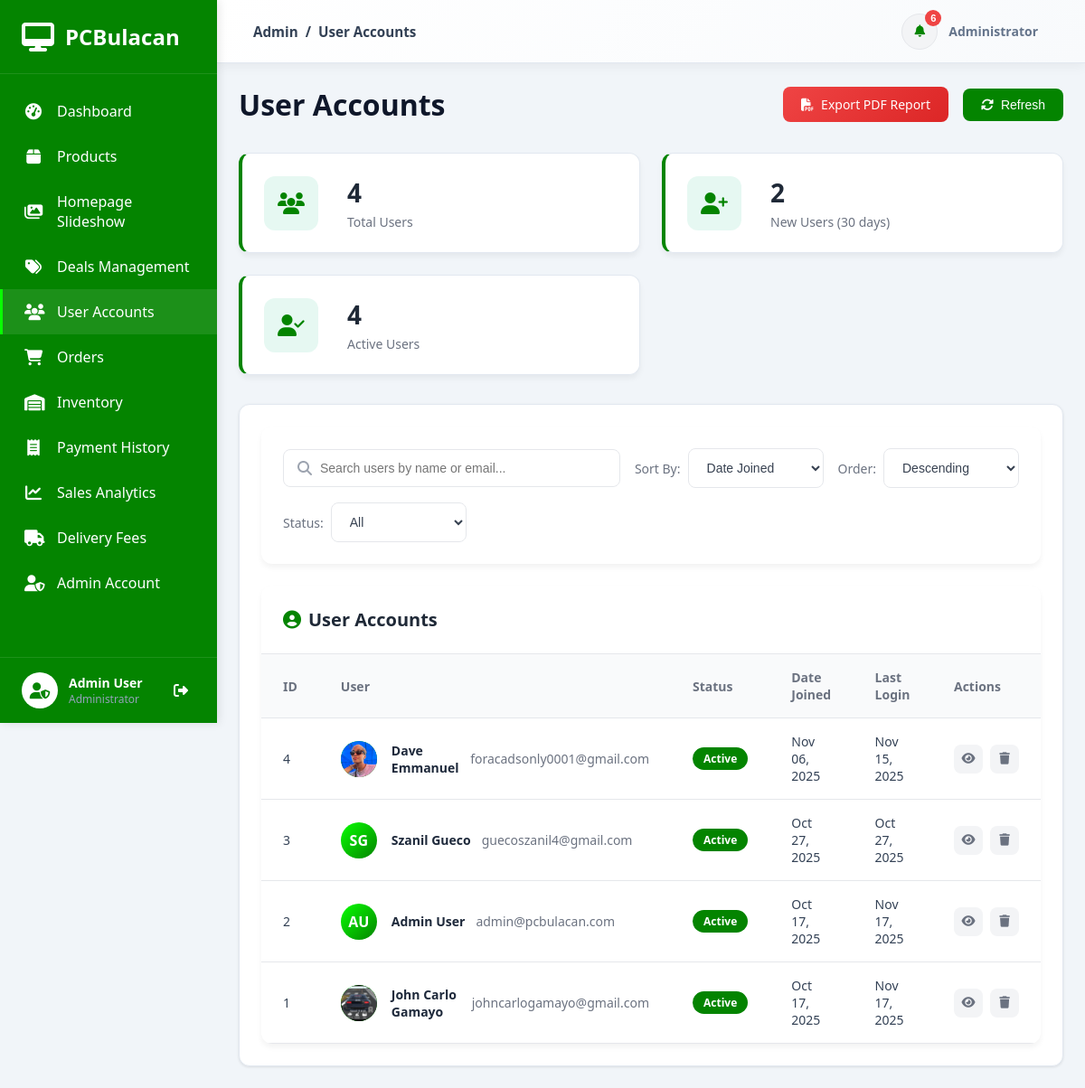
Page /dashboard/users/ (signed in) on the committed database.
### accounts/models.py (models this page shows, shortened)
class User(AbstractUser):
    username = None
    email = models.EmailField(_('email address'), unique=True)
    phone = models.CharField(max_length=20, blank=True, null=True)
    address = models.TextField(blank=True, null=True)
    city = models.CharField(max_length=100, blank=True, null=True)
    state = models.CharField(max_length=100, blank=True, null=True)
    zip_code = models.CharField(max_length=10, blank=True, null=True)
    profile_picture = models.ImageField(upload_to='profile_pictures/', blank=True, null=True)
    USERNAME_FIELD = 'email'
    REQUIRED_FIELDS = ['first_name', 'last_name']
    objects = UserManager()
    class Meta:
        db_table = 'accounts_user'
        verbose_name = 'User'
        verbose_name_plural = 'Users'
        ordering = ['-date_joined']
    def get_full_name(self):
        full_name = f'{self.first_name} {self.last_name}'
        return full_name.strip()

### dashboard/views.py (the view)
# urls.py: path('users/', views.manage_users, name='manage_users'),
@staff_member_required
def manage_users(request):
    from datetime import datetime, timedelta
    from django.db.models import Count, Sum, Q
    users = User.objects.all().order_by('-date_joined')
    total_users = users.count()
    thirty_days_ago = datetime.now() - timedelta(days=30)
    new_users_30days = users.filter(date_joined__gte=thirty_days_ago).count()
    active_users = users.filter(is_active=True).count()
    context = {
        'users': users,
        'total_users': total_users,
        'new_users_30days': new_users_30days,
        'active_users': active_users,
    }
    return render(request, 'dashboard/manage_users.html', context)

### orders/context_processors.py (called while the page is built)
def cart_context(request):
    if request.user.is_authenticated:
        cart, created = Cart.objects.get_or_create(user=request.user)
        return {
            'cart': cart,
            'cart_count': cart.unique_items_count  # Count unique products, not total quantity
        }
    return {
        'cart': None,
        'cart_count': 0
    }

### orders/models.py (called while the page is built)
    @property
    def unique_items_count(self):
        return self.items.count()

### templates/dashboard/manage_users.html (shortened to what this page needs)
{% extends 'admin_base.html' %}
{% load static %}
{% block content %}
{% include 'includes/admin_sidebar.html' %}
<div class="admin-content">
    {% include 'includes/admin_header.html' with page_title="User Accounts" %}
    <div class="dashboard-wrapper">
        <div class="dashboard-header-section">
            <h1 class="dashboard-title">User Accounts</h1>
            <div style="display: flex; gap: 1rem; align-items: center;">
                <a href="{% url 'dashboard:export_users_pdf' %}" class="btn" style="background: linear-gradient(135deg, #ef4444 0%, #dc2626 100%); color: white;">
                    <i class="fas fa-file-pdf"></i> Export PDF Report
                </a>
                <button class="btn btn-outline" id="refreshBtn">
                    <i class="fas fa-sync-alt"></i> Refresh
                </button>
            </div>
        </div>
        <div class="stats-cards">
            <div class="stat-card primary">
                <div class="stat-icon primary">
                    <i class="fas fa-users"></i>
                </div>
                <div class="stat-details">
                    <div class="stat-value">{{ total_users }}</div>
                    <div class="stat-label">Total Users</div>
                </div>
            </div>
            <div class="stat-card success">
                <div class="stat-icon success">
                    <i class="fas fa-user-plus"></i>
                </div>
                <div class="stat-details">
                    <div class="stat-value">{{ new_users_30days }}</div>
                    <div class="stat-label">New Users (30 days)</div>
                </div>
            </div>
            <div class="stat-card warning">
                <div class="stat-icon warning">
                    <i class="fas fa-user-check"></i>
                </div>
                <div class="stat-details">
                    <div class="stat-value">{{ active_users }}</div>
                    <div class="stat-label">Active Users</div>
                </div>
            </div>
        </div>
        <div class="dashboard-card">
            <div class="card-body">
                <div class="filter-bar">
                    <div class="search-box">
                        <i class="fas fa-search"></i>
                        <input type="text" id="searchInput" placeholder="Search users by name or email...">
                    </div>
                    <div class="filter-group">
                        <label for="sortBy">Sort By:</label>
                        <select id="sortBy">
                            <option value="date_joined">Date Joined</option>
                        </select>
                    </div>
                    <div class="filter-group">
                        <label for="sortOrder">Order:</label>
                        <select id="sortOrder">
                            <option value="desc">Descending</option>
                        </select>
                    </div>
                    <div class="filter-group">
                        <label for="statusFilter">Status:</label>
                        <select id="statusFilter">
                            <option value="all">All</option>
                        </select>
                    </div>
                </div>
                <div class="users-table-container">
                    <div class="users-table-header">
                        <h2 class="users-table-title">
                            <i class="fas fa-user-circle"></i> User Accounts
                        </h2>
                    </div>
                    <div class="table-responsive">
                        {% if users %}
                        <table class="users-table">
                            <thead>
                                <tr>
                                    <th>ID</th>
                                    <th>User</th>
                                    <th>Status</th>
                                    <th>Date Joined</th>
                                    <th>Last Login</th>
                                    <th>Actions</th>
                                </tr>
                            </thead>
                            <tbody id="usersTableBody">
                                {% for user in users %}
                                <tr data-user-id="{{ user.id }}" data-name="{{ user.get_full_name|lower }}"
                                    data-email="{{ user.email|lower }}"
                                    data-status="{% if user.is_active %}active{% else %}inactive{% endif %}">
                                    <td>{{ user.id }}</td>
                                    <td>
                                        <div class="user-profile">
                                            <div class="profile-image">
                                                {% if user.profile_picture %}
                                                <img src="{{ user.profile_picture.url }}" alt="Profile Picture">
                                                {% else %}
                                                {{ user.first_name.0|upper }}{{ user.last_name.0|upper }}
                                                {% endif %}
                                            </div>
                                            <div class="user-info">
                                                <div class="user-name" style="color: #1e293b;">{{ user.get_full_name }}</div>
                                                <div class="user-email">{{ user.email }}</div>
                                            </div>
                                        </div>
                                    </td>
                                    <td>
                                        <span
                                            class="status-badge {% if user.is_active %}active{% else %}inactive{% endif %}">
                                            {% if user.is_active %}Active{% else %}Inactive{% endif %}
                                        </span>
                                    </td>
                                    <td>{{ user.date_joined|date:"M d, Y" }}</td>
                                    <td>{{ user.last_login|date:"M d, Y"|default:"Never" }}</td>
                                    <td>
                                        <div class="row-actions">
                                            <button class="btn-icon view" onclick="viewUser({{ user.id }})"
                                                title="View Details">
                                                <i class="fas fa-eye"></i>
                                            </button>
                                            <button class="btn-icon delete"
                                                onclick="openDeleteModal({{ user.id }}, '{{ user.get_full_name }}', '{{ user.email }}')"
                                                title="Delete User">
                                                <i class="fas fa-trash"></i>
                                            </button>
                                        </div>
                                    </td>
                                </tr>
                                {% endfor %}
                            </tbody>
                        </table>
                        {% endif %}
                    </div>
                </div>
            </div>
        </div>
    </div>
</div>
{% endblock %}

### templates/includes/admin_sidebar.html (shortened to what this page needs)
{% load static %}
<nav class="admin-sidebar">
    <div class="sidebar-header">
        <div class="logo">
            <i class="fas fa-desktop" style="color: white;"></i>
            <span>PCBulacan</span>
        </div>
    </div>
    <div class="sidebar-menu">
        <a href="{% url 'dashboard:home' %}" class="menu-item {% if request.resolver_match.url_name == 'home' %}active{% endif %}">
            <i class="fas fa-tachometer-alt"></i>
            <span>Dashboard</span>
        </a>
        <a href="{% url 'dashboard:manage_products' %}" class="menu-item ">
            <i class="fas fa-box"></i>
            <span>Products</span>
        </a>
        <a href="{% url 'dashboard:manage_slideshow' %}" class="menu-item {% if request.resolver_match.url_name == 'manage_slideshow' %}active{% endif %}">
            <i class="fas fa-images"></i>
            <span>Homepage Slideshow</span>
        </a>
        <a href="{% url 'dashboard:manage_deals' %}" class="menu-item ">
            <i class="fas fa-tags"></i>
            <span>Deals Management</span>
        </a>
        <a href="{% url 'dashboard:manage_users' %}" class="menu-item {% if request.resolver_match.url_name == 'manage_users' %}active{% endif %}">
            <i class="fas fa-users"></i>
            <span>User Accounts</span>
        </a>
        <a href="{% url 'dashboard:manage_orders' %}" class="menu-item {% if request.resolver_match.url_name == 'manage_orders' %}active{% endif %}">
            <i class="fas fa-shopping-cart"></i>
            <span>Orders</span>
        </a>
        <a href="{% url 'dashboard:inventory_management' %}" class="menu-item {% if request.resolver_match.url_name == 'inventory_management' %}active{% endif %}">
            <i class="fas fa-warehouse"></i>
            <span>Inventory</span>
        </a>
        <a href="{% url 'dashboard:payment_history' %}" class="menu-item {% if request.resolver_match.url_name == 'payment_history' %}active{% endif %}">
            <i class="fas fa-receipt"></i>
            <span>Payment History</span>
        </a>
        <a href="{% url 'dashboard:sales_analytics' %}" class="menu-item {% if request.resolver_match.url_name == 'sales_analytics' %}active{% endif %}">
            <i class="fas fa-chart-line"></i>
            <span>Sales Analytics</span>
        </a>
        <a href="{% url 'dashboard:manage_delivery_fees' %}" class="menu-item {% if request.resolver_match.url_name == 'manage_delivery_fees' %}active{% endif %}">
            <i class="fas fa-truck"></i>
            <span>Delivery Fees</span>
        </a>
        <a href="{% url 'dashboard:admin_account' %}" class="menu-item {% if request.resolver_match.url_name == 'admin_account' %}active{% endif %}">
            <i class="fas fa-user-shield"></i>
            <span>Admin Account</span>
        </a>
    </div>
    <div class="sidebar-footer">
        <div class="user-info">
            <div class="user-avatar">
                <i class="fas fa-user-shield" style="color: #048400;"></i>
            </div>
            <div class="user-details">
                <div class="user-name">{{ user.get_full_name }}</div>
                <div class="user-role">Administrator</div>
            </div>
        </div>
        <a href="{% url 'accounts:logout' %}" class="logout-btn" title="Logout">
            <i class="fas fa-sign-out-alt" style="color: white;"></i>
        </a>
    </div>
</nav>

### templates/admin_base.html (style rules this page uses)
body { background: #f1f5f9; margin: 0; padding: 0; overflow-x: hidden; }
.admin-sidebar { position: fixed; left: 0; top: 0; bottom: 0; width: 260px; height: 100vh; z-index: 1000; background: #1e293b; overflow-y: auto; overflow-x: hidden; }
.admin-content { margin-left: 260px; width: calc(100% - 260px); min-height: 100vh; display: flex; flex-direction: column; box-sizing: border-box; }
.dashboard-wrapper { flex: 1; padding: 2rem 2.5rem; background: #f1f5f9; width: 100%; box-sizing: border-box; }
@media (max-width: 1200px) { .admin-sidebar { width: 240px; } }
@media (max-width: 1200px) { .admin-content { margin-left: 240px; width: calc(100% - 240px); } }
@media (max-width: 1200px) { .dashboard-wrapper { padding: 1.5rem; } }

### rows in the picture
User: get_full_name "Admin User", id "2", first_name.0 "A", last_name.0 "U", email "admin@pcbulacan.com", is_active "Active", date_joined "Oct 17, 2025", last_login "Nov 17, 2025"
User: id "4", profile_picture (picture), get_full_name "Dave Emmanuel", email "foracadsonly0001@gmail.com", is_active "Active", date_joined "Nov 06, 2025", last_login "Nov 15, 2025"
User: id "3", first_name.0 "S", last_name.0 "G", get_full_name "Szanil Gueco", email "guecoszanil4@gmail.com", is_active "Active", date_joined "Oct 27, 2025", last_login "Oct 27, 2025"
User: id "1", profile_picture (picture), get_full_name "John Carlo Gamayo", email "johncarlogamayo@gmail.com", is_active "Active", date_joined "Oct 17, 2025", last_login "Nov 17, 2025"

### other values in the picture
{{ page_title|default:"Dashboard" }} "User Accounts"
{{ total_users }} "4"
{{ new_users_30days }} "2"
{{ active_users }} "4"
